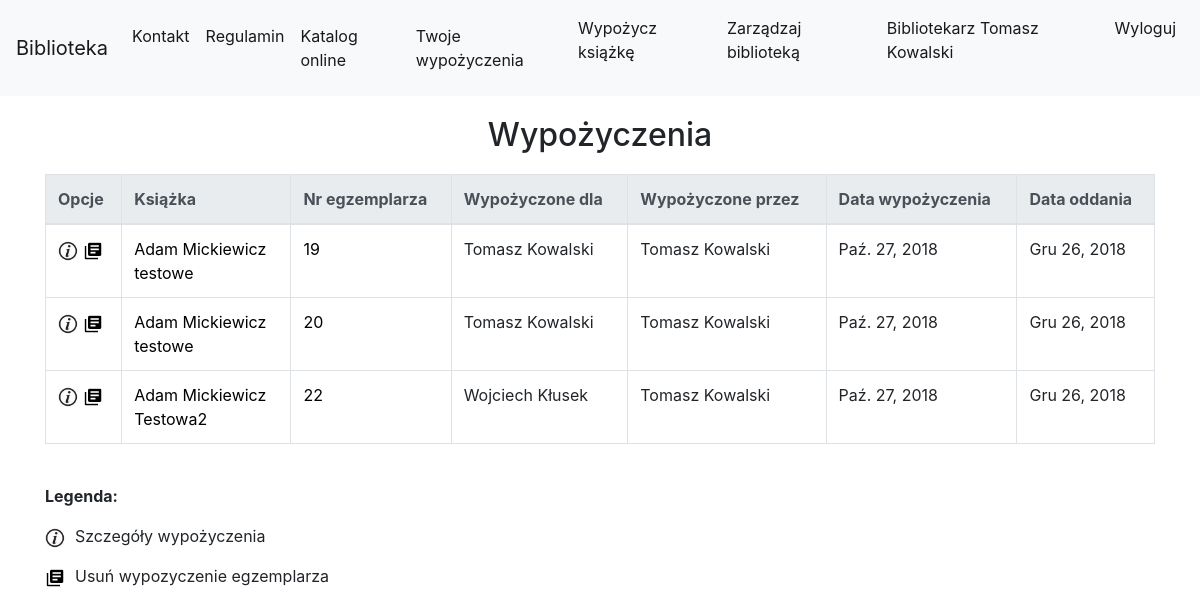
The app's page /library/borrow_list/ (signed in), older data.
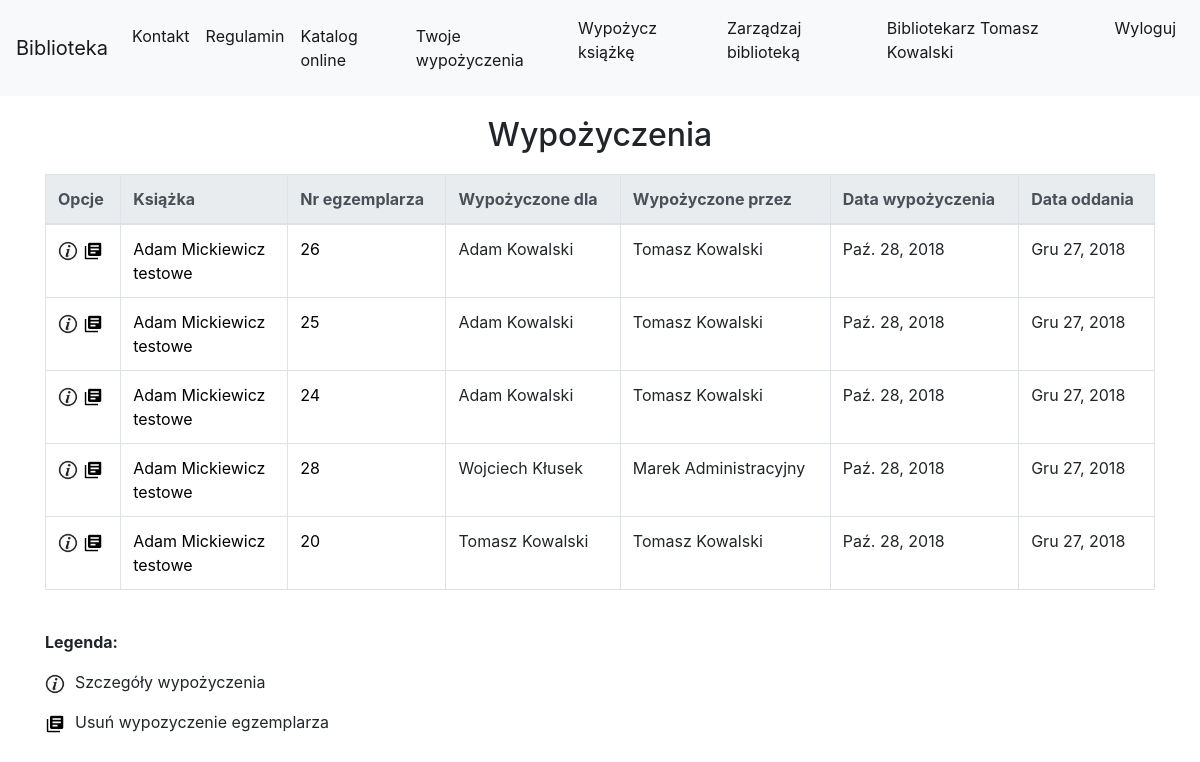
The same page, newer data.
### library_app/models.py (models this page shows, shortened)
class Borrow(models.Model):
    user = models.ForeignKey(User)
    borrow_librarian = models.ForeignKey(User, related_name="borrow_librarian")
    receive_librarian = models.ForeignKey(User, related_name="receive_librarian", null=True, blank=True)
    book_copy_id = models.ForeignKey(BookCopy, related_name="borrow_bookcopy")
    borrow_date = models.DateField(auto_now=True)
    receive_date = models.DateField(default=datetime.now()+timedelta(days=60))

class Author(models.Model):
    first_name = models.CharField(max_length=200)
    last_name = models.CharField(max_length=200)
    country = models.CharField(max_length=200)
    biography = models.TextField(default='', blank=True, null=True)
    birth_place = models.CharField(max_length=200, default='', blank=True, null=True)
    image_url = models.URLField(default='', blank=True, null=True)
    years_of_life = models.CharField(max_length=10, default='', blank=True, null=True)

class BookCopy(models.Model):
    book = models.ForeignKey(Book, related_name="bookcopies") #teraz w templatce mozemy z poziomu klasy book odnosic sie do obiektow bookcopy, np {{book.bookcopies.count}} da liczbe kopii ksiazek ktore maja w polu book id danej ksiazki
    is_borrowed = models.BooleanField(default=False)

class Book(models.Model):
    authors = models.ManyToManyField(Author, related_name='book_authors')
    category = models.ForeignKey(Category, related_name='book_categories')
    publishing_house = models.ForeignKey(PublishingHouse, related_name='publishing_houses')
    isbn = models.CharField(max_length=30, unique=True)
    title = models.CharField(max_length=200)
    description = models.TextField(blank=True, default='')
    publish_date = models.DateField(default=datetime.now, blank=True)
    edition = models.PositiveIntegerField(default=1)
    image_url = models.URLField(default='', blank=True, null=True)
    add_date = models.DateTimeField(auto_now=True)
    slug = models.SlugField(allow_unicode=True, unique=True)

### library_app/views.py (the view)
class BorrowListView(LoginRequiredMixin, generic.ListView):
    login_url = reverse_lazy('login')
    model = models.Borrow
    context_object_name = "borrow_list" #human-understandable name of variable to access from templates
    paginate_by = 10
    def get_queryset(self):
        if self.request.user.is_superuser:
            queryset = models.Borrow.objects.all()
        else:
            queryset = models.Borrow.objects.filter(user=self.request.user).filter(book_copy_id__is_borrowed=True)
        return queryset

### library_app/templates/library_app/borrow_list.html (shortened to what this page needs)
{% extends "base.html" %}
{% load static %}
{% block body_block %}
<div class="container">
    <div class="page-title">
        <h2>Wypożyczenia</h2>
    </div>
    <table class="table table-bordered table-hover">
        <thead class="thead-light">
            <tr>
                <th scope="col">Opcje</th>
                <th scope="col">Książka</th>
                <th scope="col">Nr egzemplarza</th>
                <th scope="col">Wypożyczone dla</th>
                <th scope="col">Wypożyczone przez</th>
                <th scope="col">Data wypożyczenia</th>
                <th scope="col">Data oddania</th>
            </tr>
        </thead>
        <tbody>
            {% for borrow in borrow_list %}
            <tr>
                <td>
                    <a href="{% url 'library_app:borrow_detail' pk=borrow.pk %}"><img src="{% static 'website_icons/info_ico.png' %}" alt="Szczegóły" width="20" height="20"></a>
                    {% if user.is_superuser %}
                        <a href="{% url 'library_app:borrow_delete' pk=borrow.pk %}"><img src="{% static 'website_icons/del_borrow_ico.png' %}" alt="Usuń" width="20" height="20"></a>
                    {% endif %}
                </td>
                <td>
                    {% for author in borrow.book_copy_id.book.authors.all %}
                        <a href="{% url 'library_app:author_detail' pk=author.pk %}">{{author.first_name}} {{author.last_name}}</a>
                        <br>
                    {% endfor %}
                    <a href="{% url 'library_app:book_detail' pk=borrow.book_copy_id.book.pk %}">{{borrow.book_copy_id.book.title}}</a>
                </td>
                <td><a href="{% url 'library_app:bookcopy_detail' pk=borrow.book_copy_id.pk %}">{{borrow.book_copy_id.id}}</a></td>
                <td>{{borrow.user.get_full_name}}</td>
                <td>{{borrow.borrow_librarian.get_full_name}}</td>
                <td>{{borrow.borrow_date}}</td>
                <td>{{borrow.receive_date}}</td>
            </tr>
            {% endfor %}
        </tbody>
    </table>
        <div class="table-legend">
        <p><b>Legenda:</b></p>
        <p><img src="{% static 'website_icons/info_ico.png' %}" alt="Szczegóły" width="20" height="20">Szczegóły wypożyczenia</p>
        {% if user.is_superuser %}
            <p><img src="{% static 'website_icons/del_borrow_ico.png' %}" alt="Usuń wypozyczenie" width="20" height="20">Usuń wypozyczenie egzemplarza</p>
        {% endif %}
    </div>
</div>
{% endblock %}

Row changes from the older to the newer data that the page shows:
removed Borrow: book_copy_id.book "testowe", book_copy_id.id "19", user.get_full_name "Tomasz Kowalski", borrow_librarian.get_full_name "Tomasz Kowalski", borrow_date "Paź. 27, 2018", receive_date "Gru 26, 2018", Author (first_name "Adam", last_name "Mickiewicz")
removed Borrow: book_copy_id.book "testowe", book_copy_id.id "20", user.get_full_name "Tomasz Kowalski", borrow_librarian.get_full_name "Tomasz Kowalski", borrow_date "Paź. 27, 2018", receive_date "Gru 26, 2018", Author (first_name "Adam", last_name "Mickiewicz")
removed Borrow: book_copy_id.book "Testowa2", book_copy_id.id "22", user.get_full_name "Wojciech Kłusek", borrow_librarian.get_full_name "Tomasz Kowalski", borrow_date "Paź. 27, 2018", receive_date "Gru 26, 2018", Author (first_name "Adam", last_name "Mickiewicz")
added Borrow: book_copy_id.book "testowe", book_copy_id.id "26", user.get_full_name "Adam Kowalski", borrow_librarian.get_full_name "Tomasz Kowalski", borrow_date "Paź. 28, 2018", receive_date "Gru 27, 2018", Author (first_name "Adam", last_name "Mickiewicz")
added Borrow: book_copy_id.book "testowe", book_copy_id.id "25", user.get_full_name "Adam Kowalski", borrow_librarian.get_full_name "Tomasz Kowalski", borrow_date "Paź. 28, 2018", receive_date "Gru 27, 2018", Author (first_name "Adam", last_name "Mickiewicz")
added Borrow: book_copy_id.book "testowe", book_copy_id.id "24", user.get_full_name "Adam Kowalski", borrow_librarian.get_full_name "Tomasz Kowalski", borrow_date "Paź. 28, 2018", receive_date "Gru 27, 2018", Author (first_name "Adam", last_name "Mickiewicz")
added Borrow: book_copy_id.book "testowe", book_copy_id.id "28", user.get_full_name "Wojciech Kłusek", borrow_librarian.get_full_name "Marek Administracyjny", borrow_date "Paź. 28, 2018", receive_date "Gru 27, 2018", Author (first_name "Adam", last_name "Mickiewicz")
added Borrow: book_copy_id.book "testowe", book_copy_id.id "20", user.get_full_name "Tomasz Kowalski", borrow_librarian.get_full_name "Tomasz Kowalski", borrow_date "Paź. 28, 2018", receive_date "Gru 27, 2018", Author (first_name "Adam", last_name "Mickiewicz")
